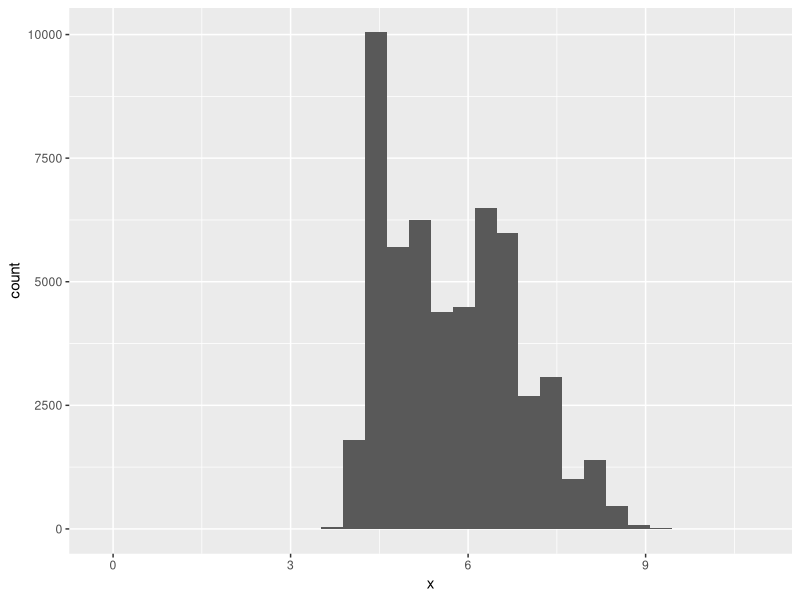
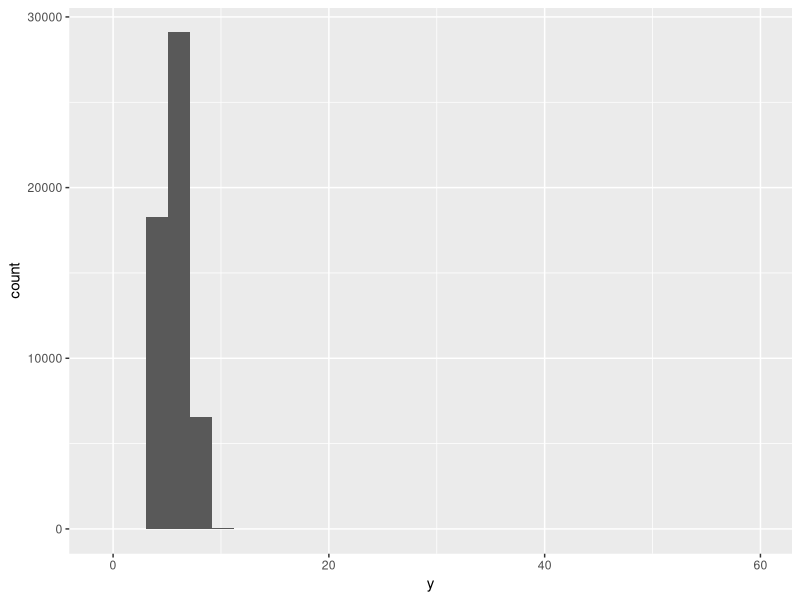
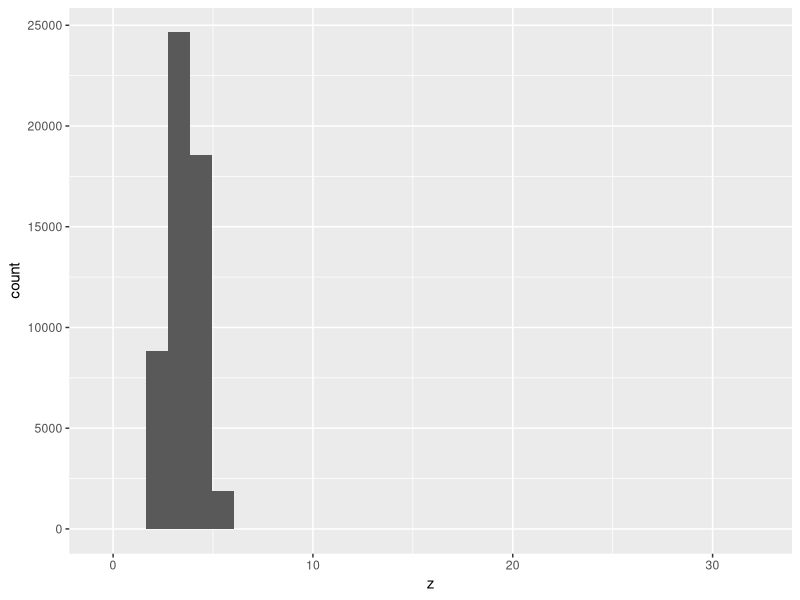
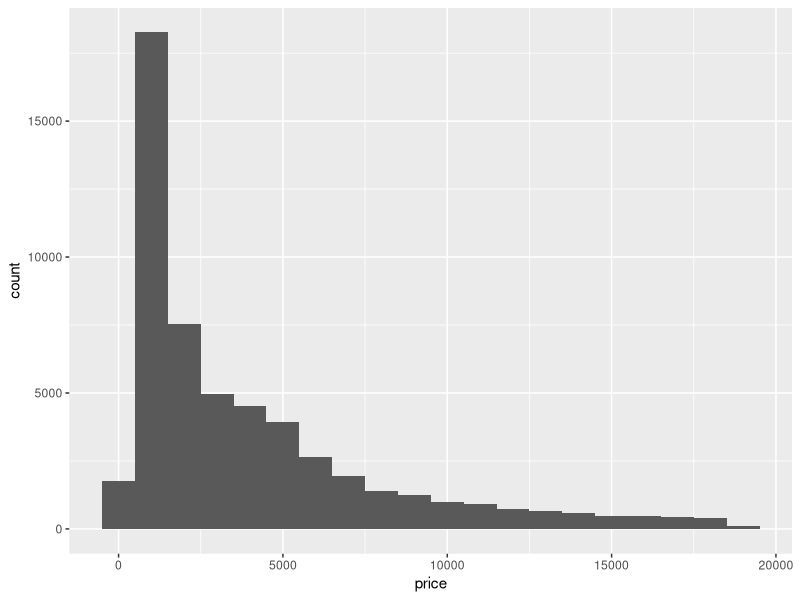
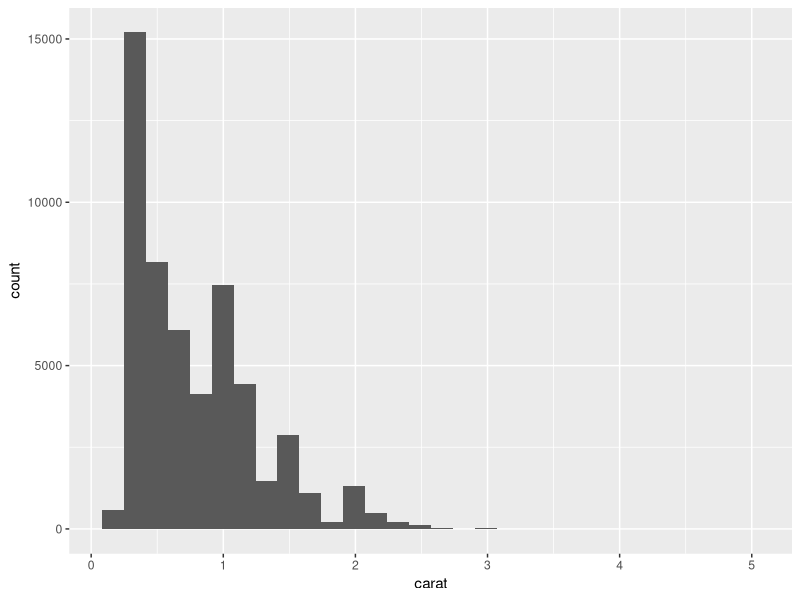

Write the R code that produced these figures, in order. (Note: this script raises an error after producing the figures.)
library(tidyverse)

diamonds
str(diamonds)
glimpse(diamonds)
View(diamonds)

# 11.3.3.1

diamonds |>
  summarise(
    min(x),
    max(x),
    mean(x),
    median(x),
    sd(x),
    min(y),
    max(y),
    mean(y),
    median(y),
    sd(y),
    min(z),
    max(z),
    mean(z),
    median(z),
    sd(z)
  )

diamonds |>
  summarise_at(
    vars(x, y, z),
    list(
      mean=mean,
      median=median,
      min=min,
      max=max)
  )

ggplot(diamonds,aes(x=x)) +
  geom_histogram()
ggplot(diamonds,aes(x=y)) +
  geom_histogram()

ggplot(diamonds,aes(x=z)) +
  geom_histogram()

summary(diamonds$x)
summary(diamonds$y)
summary(diamonds$z)

# 11.3.3.2

summary(diamonds$price)

ggplot(diamonds) +
  geom_histogram(aes(x=price),binwidth = 1000)

# 11.3.3.3

ggplot(diamonds) +
  geom_histogram(aes(x=carat))

diamonds |>
  group_by(carat) |>
  count()

# Depending on how much time left, we can do EDA on 2021 Canada Democracy Checkup
# https://dataverse.harvard.edu/dataset.xhtml?persistentId=doi:10.7910/DVN/KCIK9D
# Download Stata 14 Binary File
library(haven)
df <- read_stata("~/Downloads/DC 2021 v1.dta")

df |> 
  summarise(mean_rating_Trudeau=mean(dc21_leader_ratings_23))

df |> 
  filter(dc21_leader_ratings_23!=-99) |>
  summarise(mean_rating_Trudeau=mean(dc21_leader_ratings_23))
